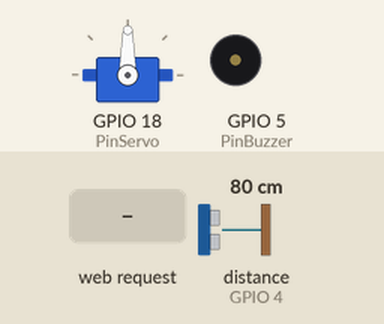
Bench run of a sketch on a simulated ESP32. Shown: servo, buzzer (waves = sounding). Inputs (shaded band) come from the test bench; at power-on: distance to the obstacle (sensor on GPIO 4) 80 cm. The echo pulse lasts 58.3 µs per cm; what the sketch prints to the serial monitor is not drawn.

Above: at 1.8 s.
1.9 s: HTTP request GET /radar?ang=1&letra=1&num=1 received
At 2.65 s:
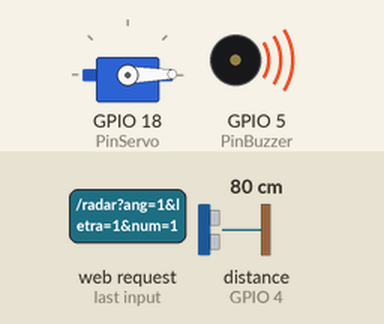
At 3.2 s:
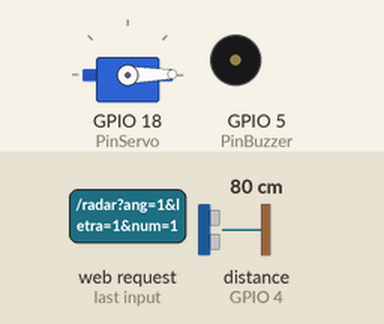
4.2 s: HTTP request GET /radar?ang=120&letra=120&num=120 received
At 6.2 s:
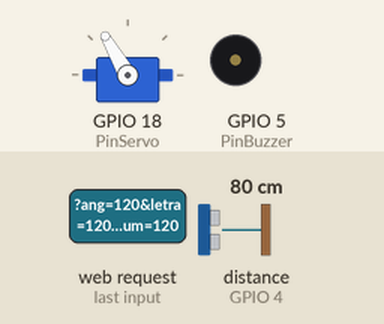
Timing chart, 0 to 7.7 s (numbered marks = the images above; inputs shaded):
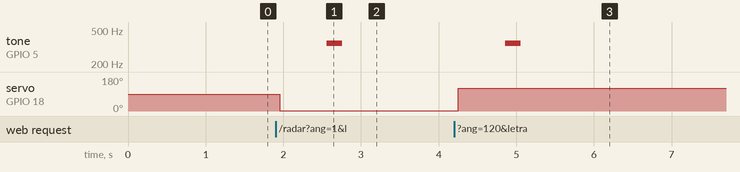

Measured:
- after the input at 1.9 s, tone on GPIO 5 (PinBuzzer): silent → 350 Hz after 0.66 s, → silent 0.20 s later; servo on GPIO 18 (PinServo): 90° → 1° after 0.05 s
- after the input at 4.2 s, tone on GPIO 5 (PinBuzzer): silent → 350 Hz after 0.66 s, → silent 0.20 s later; servo on GPIO 18 (PinServo): 1° → 120° after 0.05 s

The sketch:

Batalla_Naval_Ultra.ino
```cpp
#include <WiFi.h>
#include <WebServer.h>
#include <ESP32Servo.h>

// --- CONFIGURACIÓN DE PINES ---
const int PinTrigger = 2;
const int PinEcho = 4;
const int PinBuzzer = 5;
const int PinServo = 18;

// --- CONFIGURACIÓN DE RED WI-FI LOCAL ---
const char* ssid = "Radar_Robotico_Grupo1";
const char* password = "12345678password";

WebServer server(80);
Servo miServo;

// --- PÁGINA WEB EN HTML ---
// Columnas (Números): 1=45°(Izq), 2=65°, 3=90°(Centro), 4=115°, 5=135°(Der)
// Filas (Letras): A=Cerca, B=Medio-Cerca, C=Medio, D=Medio-Lejos, E=Lejos
String paginaHTML = R"rawliteral(
<!DOCTYPE html>
<html>
<head>
    <meta charset='UTF-8'>
    <meta name='viewport' content='width=device-width, initial-scale=1.0'>
    <title>Batalla Naval IoT</title>
    <style>
        body { font-family: Arial, sans-serif; text-align: center; background-color: #1e293b; color: white; padding: 20px; }
        h1 { color: #38bdf8; }
        .grid { display: grid; grid-template-columns: repeat(5, 60px); gap: 10px; justify-content: center; margin-top: 20px; }
        .btn { width: 60px; height: 60px; font-size: 16px; font-weight: bold; background-color: #0f172a; color: #38bdf8; border: 2px solid #38bdf8; border-radius: 8px; cursor: pointer; }
        .btn:hover { background-color: #38bdf8; color: #0f172a; }
        .log { margin-top: 25px; font-size: 22px; color: #4ade80; font-weight: bold; }
    </style>
</head>
<body>
    <h1>🛰️ BATALLA NAVAL: RADAR SONAR</h1>
    <p>Selecciona una casilla para disparar el sonar:</p>

    <div class='grid'>
        <button class='btn' onclick='disparar(45, "A", 1)'>A1</button>
        <button class='btn' onclick='disparar(65, "A", 2)'>A2</button>
        <button class='btn' onclick='disparar(90, "A", 3)'>A3</button>
        <button class='btn' onclick='disparar(115, "A", 4)'>A4</button>
        <button class='btn' onclick='disparar(135, "A", 5)'>A5</button>

        <button class='btn' onclick='disparar(45, "B", 1)'>B1</button>
        <button class='btn' onclick='disparar(65, "B", 2)'>B2</button>
        <button class='btn' onclick='disparar(90, "B", 3)'>B3</button>
        <button class='btn' onclick='disparar(115, "B", 4)'>B4</button>
        <button class='btn' onclick='disparar(135, "B", 5)'>B5</button>

        <button class='btn' onclick='disparar(45, "C", 1)'>C1</button>
        <button class='btn' onclick='disparar(65, "C", 2)'>C2</button>
        <button class='btn' onclick='disparar(90, "C", 3)'>C3</button>
        <button class='btn' onclick='disparar(115, "C", 4)'>C4</button>
        <button class='btn' onclick='disparar(135, "C", 5)'>C5</button>

        <button class='btn' onclick='disparar(45, "D", 1)'>D1</button>
        <button class='btn' onclick='disparar(65, "D", 2)'>D2</button>
        <button class='btn' onclick='disparar(90, "D", 3)'>D3</button>
        <button class='btn' onclick='disparar(115, "D", 4)'>D4</button>
        <button class='btn' onclick='disparar(135, "D", 5)'>D5</button>

        <button class='btn' onclick='disparar(45, "E", 1)'>E1</button>
        <button class='btn' onclick='disparar(65, "E", 2)'>E2</button>
        <button class='btn' onclick='disparar(90, "E", 3)'>E3</button>
        <button class='btn' onclick='disparar(115, "E", 4)'>E4</button>
        <button class='btn' onclick='disparar(135, "E", 5)'>E5</button>
    </div>

    <div class='log' id='status'>Radar Listo. Esperando coordenadas...</div>

    <script>
        function disparar(angulo, letra, numero) {
            document.getElementById('status').style.color = '#eab308';
            document.getElementById('status').innerText = 'Apuntando radar a ' + letra + numero + '...';

            fetch('/radar?ang=' + angulo + '&letra=' + letra + '&num=' + numero)
                .then(response => response.text())
                .then(data => {
                    let statusDiv = document.getElementById('status');
                    statusDiv.innerText = data;
                    if(data.includes("💥")) {
                        statusDiv.style.color = '#ef4444';
                    } else {
                        statusDiv.style.color = '#38bdf8';
                    }
                });
        }
    </script>
</body>
</html>
)rawliteral";

// --- FUNCIÓN OPERATIVA ---
void manejarRadar() {
  if (server.hasArg("ang") && server.hasArg("letra") && server.hasArg("num")) {
    int anguloDestino = server.arg("ang").toInt();
    String letraObjetivo = server.arg("letra");
    int numeroObjetivo = server.arg("num").toInt();

    // 1. Mover servo según el NÚMERO (1=Izq, 3=Centro, 5=Der)
    miServo.attach(PinServo);
    delay(50);
    miServo.write(anguloDestino);
    delay(600);
    miServo.detach();

    // 2. Medir distancia con el sensor ultrasónico
    digitalWrite(PinTrigger, LOW);
    delayMicroseconds(2);
    digitalWrite(PinTrigger, HIGH);
    delayMicroseconds(10);
    digitalWrite(PinTrigger, LOW);

    long tiempo = pulseIn(PinEcho, HIGH, 30000);
    String respuesta = "";

    if (tiempo == 0) {
      respuesta = "⚠️ ERROR: Falso contacto en el sensor sonar.";
    } else {
      int distancia = tiempo * 0.0343 / 2;

      // Calibrar las LETRAS (profundidad en cm)
      String letraDetectada = "NINGUNA";
      if (distancia >= 6  && distancia <= 11)  letraDetectada = "A"; // Cerca
      if (distancia >= 12 && distancia <= 17) letraDetectada = "B";
      if (distancia >= 18 && distancia <= 23) letraDetectada = "C"; // Medio
      if (distancia >= 24 && distancia <= 29) letraDetectada = "D";
      if (distancia >= 30 && distancia <= 35) letraDetectada = "E"; // Lejos

      // 3. VALIDACIÓN DE IMPACTO (¿Coincide la letra medida con la letra presionada?)
      if (letraDetectada == letraObjetivo) {
        respuesta = "💥 ¡IMPACTO EN " + letraObjetivo + String(numeroObjetivo) + "! Objeto destruido a " + String(distancia) + " cm.";

        // Alarma de impacto
        for(int i = 1800; i > 600; i -= 120){
          tone(PinBuzzer, i);
          delay(25);
        }
        noTone(PinBuzzer);
      } else {
        if (letraDetectada != "NINGUNA") {
          respuesta = "🟢 AGUA... El sonar detectó un objeto en " + letraDetectada + String(numeroObjetivo) + " (Distancia: " + String(distancia) + " cm).";
        } else {
          respuesta = "🟢 AGUA... No hay objetivos en la línea del número " + String(numeroObjetivo) + ".";
        }

        // Sonido de fallo
        tone(PinBuzzer, 350);
        delay(200);
        noTone(PinBuzzer);
      }
    }

    server.send(200, "text/plain", respuesta);
  }
}

void setup() {
  Serial.begin(115200);

  pinMode(PinTrigger, OUTPUT);
  pinMode(PinEcho, INPUT);
  pinMode(PinBuzzer, OUTPUT);

  // Calibración inicial en el centro (Columna 3)
  miServo.attach(PinServo);
  miServo.write(90);
  delay(600);
  miServo.detach();

  WiFi.softAP(ssid, password);
  Serial.println("\n--- RADAR DE COORDENADAS CONFIGURADO ---");
  Serial.print("Web: http://");
  Serial.println(WiFi.softAPIP());

  server.on("/", []() {
    server.send(200, "text/html", paginaHTML);
  });
  server.on("/radar", manejarRadar);

  server.begin();
}

void loop() {
  server.handleClient();
}
```
